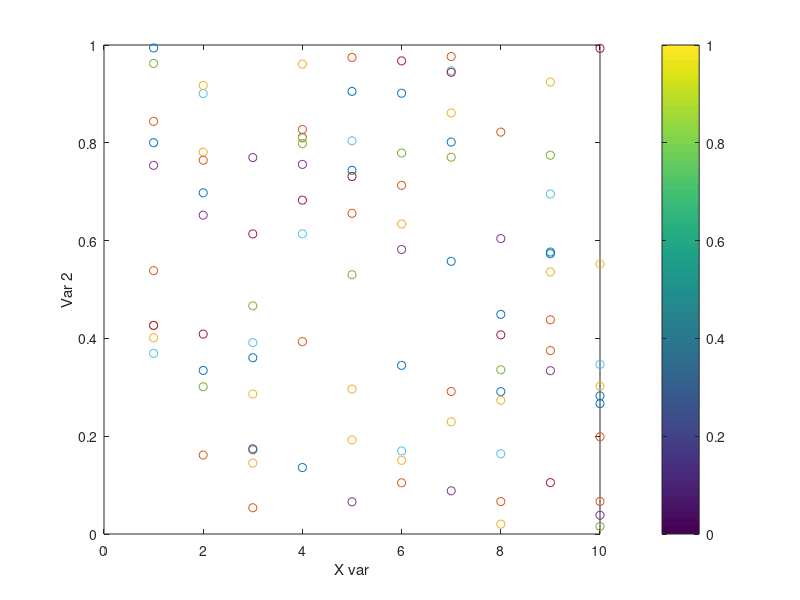

The MATLAB script that drew this image: (Note: this script raises an error after producing the figure.)
% t=tiledlayout(1,1,'Padding','tight');
% nexttile
A = 1;
f = 50;
T = 1/f;
w = 2*pi*f;
x1 = linspace(0,T,1000)';
y1 = A.*sin(w.*x1);
x2 = 1:10;
y2 = rand(10);
f1 = figure(1);
% yyaxis left
p1 = plot(x1,y1);
ylabel('Var 1')
% yyaxis right
p2 = plot(x2,y2,'o');
ylabel('Var 2')
xlabel('X var')
c = colorbar;
c.Label.FontSize = 7;
c.Color = [0 0 0];
c.Ticks = [0:0.2:1];
c.Label.String = 'Density (normalised)';
ax = gca;
ax.FontName = 'Garamond';
ax.FontSize = 7;
set(gcf,'units','centimeters','position',[10 10 6.93 6.93/2])
annotation('rectangle','Position',[0 0 1 1],'LineWidth',2) % for highlighting the figure boundary